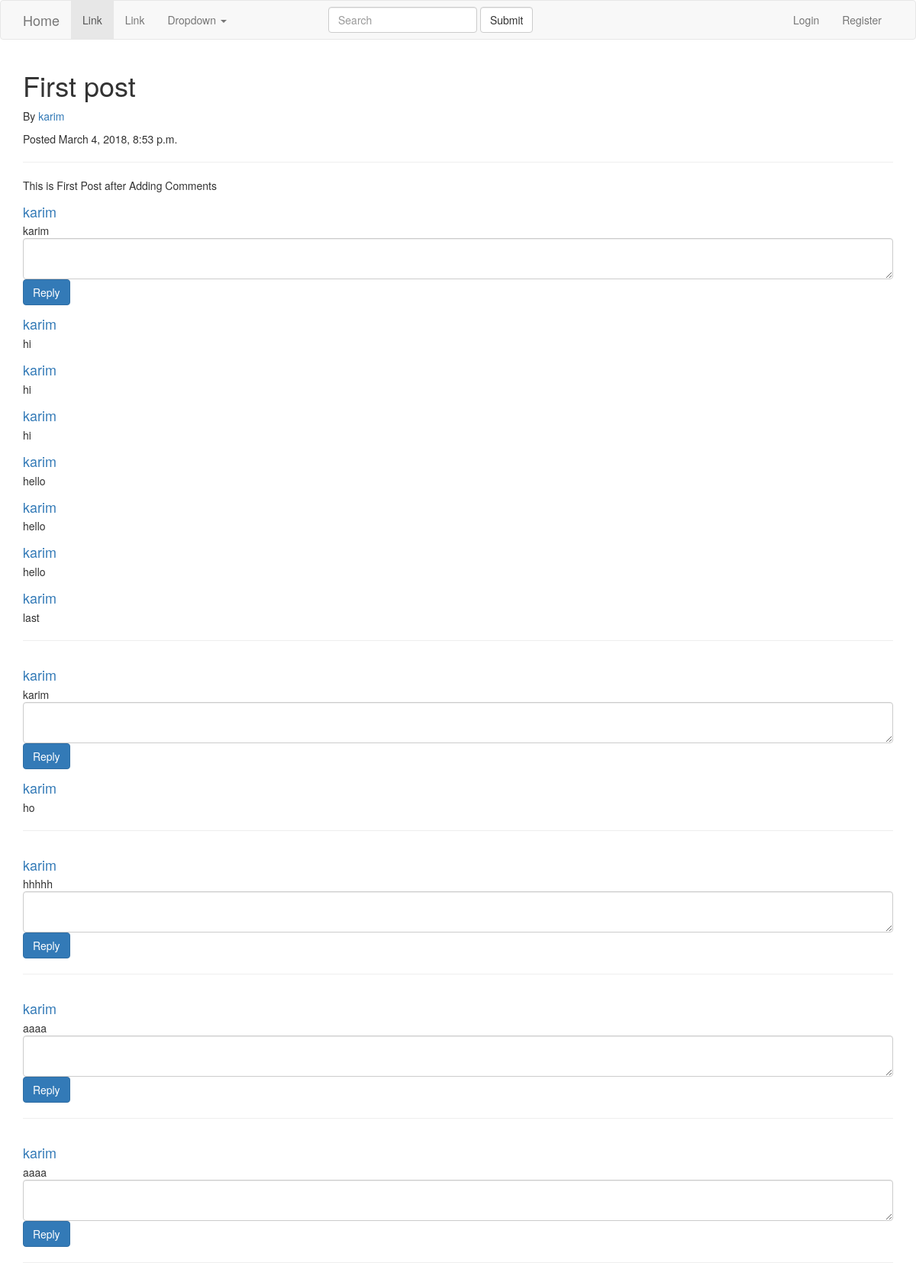
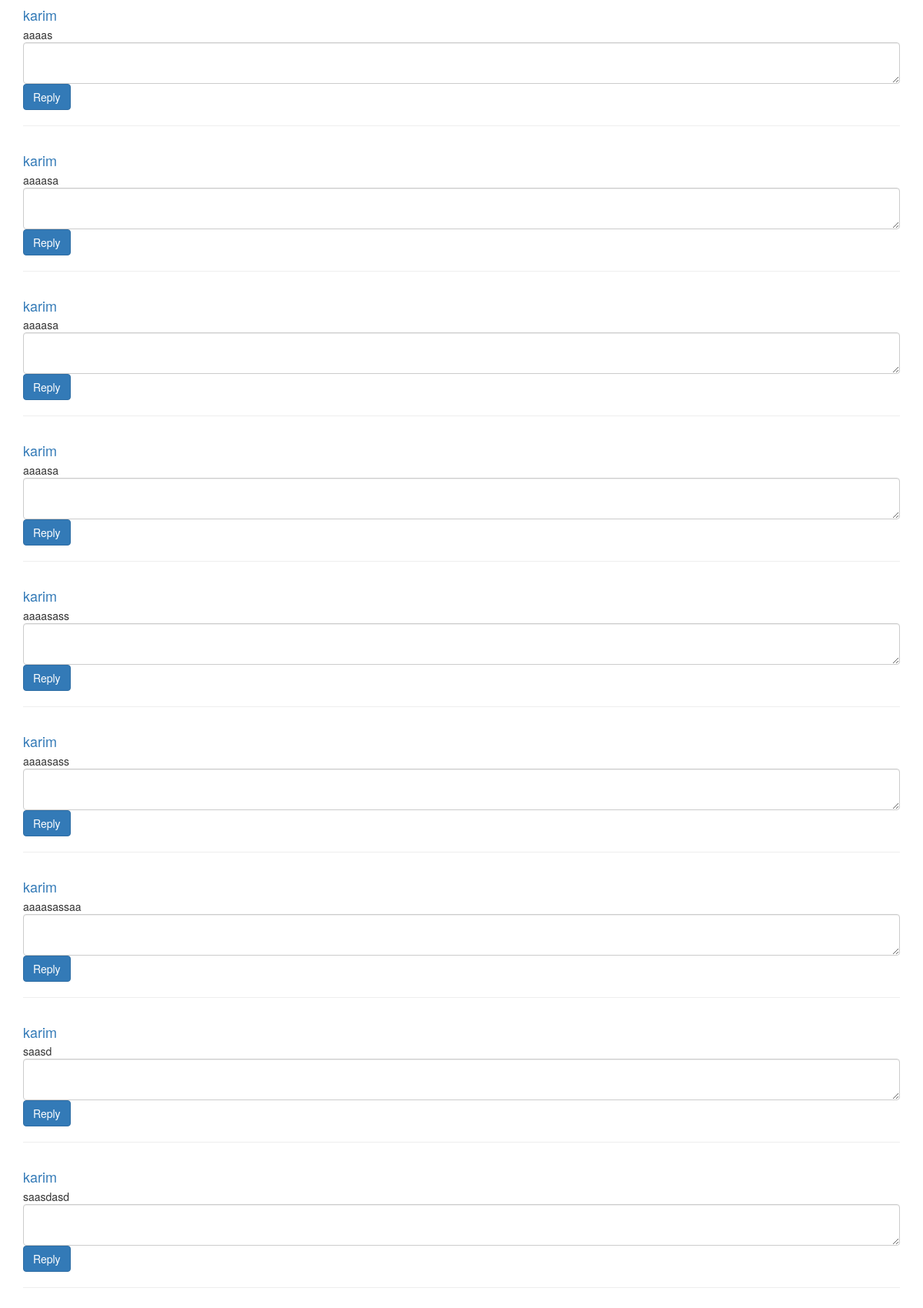
Screenshot of /Articles/5 (upper part) with the database file from the repository (2 pictures, top to bottom).
### Articles/models.py (models this page shows, shortened)
class Post(models.Model):
    title       = models.CharField(max_length = 100)
    body        = models.CharField(max_length = 400)
    created_at  = models.DateTimeField(default = datetime.now)
    updated_at  = models.DateTimeField(null = True, blank = True)
    category_id = models.IntegerField(default = 0)
    user_id     = models.IntegerField(default = 0,null = True)
    Author      = models.ForeignKey(User, on_delete = models.CASCADE, null = True)
    categor    = models.ForeignKey(Category, on_delete = models.CASCADE, null = True)

class Comment(models.Model):
    body      = models.CharField(max_length = 200)
    post      = models.ForeignKey(Post, on_delete = models.CASCADE, null = True)
    Author    = models.ForeignKey(User, on_delete = models.CASCADE, null = True)

class Reply(models.Model):
    body      = models.CharField(max_length = 200)
    comment   = models.ForeignKey(Comment, on_delete = models.CASCADE, null = True)
    Author    = models.ForeignKey(User, on_delete = models.CASCADE, null = True)

### Articles/views.py (the view)
# urls.py: path('<int:post_id>',views.Pshow, name = 'Pshow'),
def Pshow(request, post_id):
    post    = get_object_or_404(Post, pk = post_id)
    context = {'post':post}
    return render(request, 'Articles/post/details.html', context)

### Articles/templates/Articles/post/details.html (shortened to what this page needs)
{% load staticfiles %}
<!doctype html>
<html>
    <head>
        <link rel = "stylesheet" href = "{% static 'Articles/bootstrap.min.css' %}" />
        <link rel = "stylesheet" href = "{% static 'Articles/style.css' %}"/>
    </head>
    <body>
        {% include "Articles/navbar.html" %}
        <div class="position-ref full-height container">
            <h1>{{post.title}}</h1>
            <p>By <a>{{post.Author.username}}</a></p>
            <p> Posted {{post.created_at}}</p>
            <hr>
            <div>
                {{post.body}}
            </div>
            {% for comment in post.comment_set.all %}
                <div class="media">
                <div class="media-body">
                    <h4 class="media-heading">
                        <a href="#">{{comment.Author.username}}</a>
                    </h4>
                    {{comment.body}}
                    <form method='POST' action = "{% url 'Articles:Rstore' comment.id %}" >
                        <textarea class="form-control" name="body"> </textarea>
                        <input type='submit' value='Reply' class="btn btn-primary" />
                    </form>
                    {% for reply in comment.reply_set.all %}
                        <div  class="media">
                            <div class="media-body">
                                <h4 class="media-heading">
                                    <a href="#">{{reply.Author.username}}</a>
                                </h4>
                                {{reply.body}}
                            </div>
                        </div>
                    {% endfor %}
                    <hr>
                    </div>
                </div>
            {% endfor %}
        </div>
    </body>
</html>

### Articles/static/Articles/style.css (style rules this page uses)
.full-height { height: 100vh; }
.position-ref { position: relative; }

### rows the page displays
Post: title "First post", Author.username "karim", created_at "March 4, 2018, 8:53 p.m.", body "This is First Post after Adding Comments"
Comment: Author.username "karim", body "karim"
Reply: Author.username "karim", body "hi"
Reply: Author.username "karim", body "hi"
Reply: Author.username "karim", body "hi"
Reply: Author.username "karim", body "hello"
Reply: Author.username "karim", body "hello"
Reply: Author.username "karim", body "hello"
Reply: Author.username "karim", body "last"
Comment: Author.username "karim", body "karim"
Reply: Author.username "karim", body "ho"
Comment: Author.username "karim", body "hhhhh"
Comment: Author.username "karim", body "aaaa"
Comment: Author.username "karim", body "aaaa"
Comment: Author.username "karim", body "aaaas"
Comment: Author.username "karim", body "aaaasa"
Comment: Author.username "karim", body "aaaasa"
Comment: Author.username "karim", body "aaaasa"
Comment: Author.username "karim", body "aaaasass"
Comment: Author.username "karim", body "aaaasass"
Comment: Author.username "karim", body "aaaasassaa"
Comment: Author.username "karim", body "saasd"
Comment: Author.username "karim", body "saasdasd"
